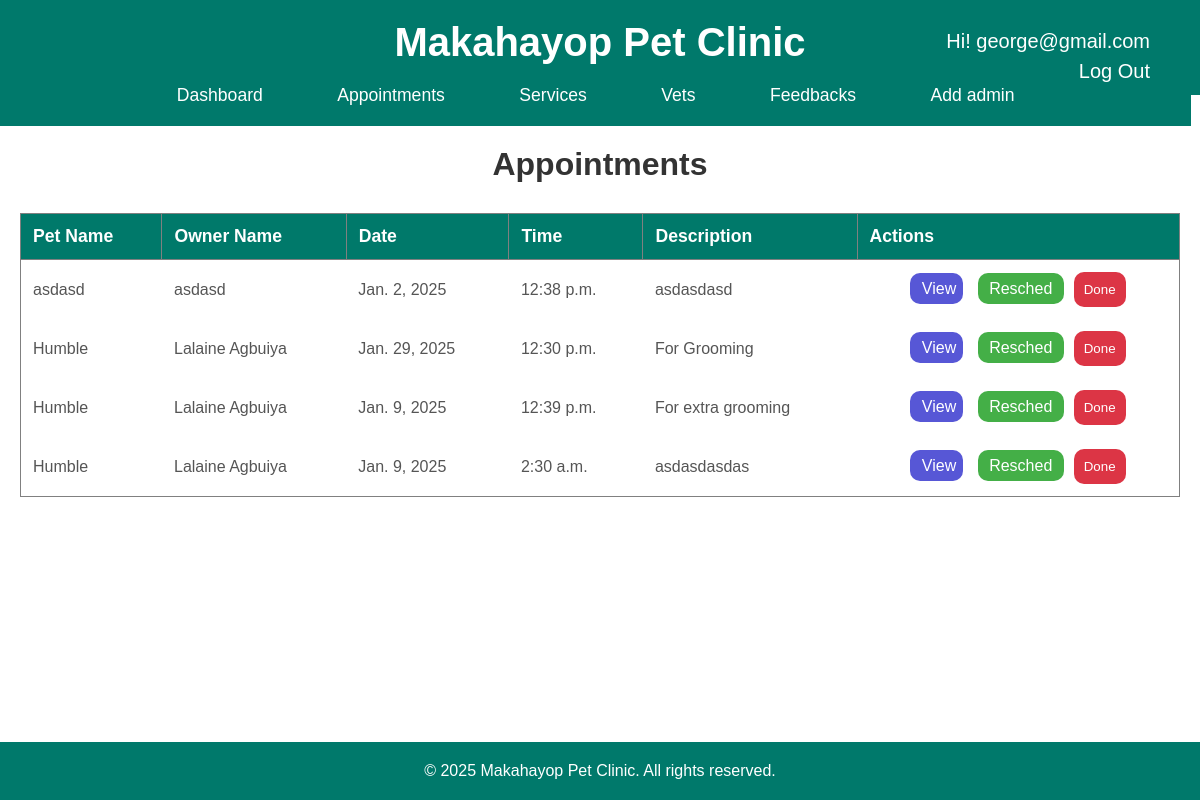
/appointment/ (signed in), run on the app's committed database.
### makahayopclinic/models.py (models this page shows, shortened)
class User(AbstractUser):
    phone_number = models.CharField(max_length=15, blank=True, null=True)
    profile_picture = models.ImageField(upload_to='profile_pics/', blank=True, null=True)

class Appointment(models.Model):
    pet_name = models.CharField(max_length=100)
    owner_name = models.CharField(max_length=100)
    date = models.DateField()
    time = models.TimeField()
    description = models.TextField()

### makahayopclinic/views.py (the view)
# urls.py: path('appointment/', views.appointment_list, name='appointment_list'),
@login_required
def appointment_list(request):
    appointments = Appointment.objects.all()
    return render(request, 'appointment/appointment_list.html', {'appointments': appointments})

### makahayopclinic/templates/appointment/appointment_list.html (shortened to what this page needs)
{% extends 'base.html' %}
{% load static %}
{% block content %}
{% block head %}
{% include 'header.html' %}
<link rel="stylesheet" href="{% static 'css/tables.css' %}">
    {% endblock %}
<h1 class="-header">Appointments</h1>
<table border="1">
    <thead>
        <tr>
            <th>Pet Name</th>
            <th>Owner Name</th>
            <th>Date</th>
            <th>Time</th>
            <th>Description</th>
            <th>Actions</th>
        </tr>
    </thead>
    <tbody>
        {% for appointment in appointments %}
            <tr>
                <td>{{ appointment.pet_name }}</td>
                <td>{{ appointment.owner_name }}</td>
                <td>{{ appointment.date }}</td>
                <td>{{ appointment.time }}</td>
                <td>{{ appointment.description }}</td>
                <td>
                    <a style="background-color: rgb(87, 87, 214); color: white; padding:7px; border: none; border-radius: 10px; text-decoration: none; margin-right: 10px;" href="{% url 'appointment_detail' appointment.pk %}">&nbsp;View</a>
                    <a style="background-color: #44af47;color:  white; padding:7px; border: none; border-radius: 10px; text-decoration: none; margin-right: 10px;" href="{% url 'appointment_update' appointment.pk %}">&nbsp;Resched </a>
                    <form action="{% url 'appointment_delete' appointment.pk %}" method="post" style="display:inline;">
                        <button style="background-color: #dc3545; color: white; padding: 10px; border: none; border-radius: 10px;" type="submit" onclick="return confirm('Are you sure you want to remove this appointment?');">Done</button>
                    </form>
                </td>
            </tr>
        {% endfor %}
    </tbody>
</table>
{% endblock %}

### makahayopclinic/templates/header1.html (shortened to what this page needs)
{% load static %}
<!DOCTYPE html>
<html lang="en">
<head>
    <link rel="stylesheet" href="{% static 'css/index.css' %}">
</head>
<body>
    <header>
        <div class="base">
            <h1>Makahayop Pet Clinic</h1>
            {% if user.is_authenticated %}
            <p style="color: white; position: absolute; right: 50px;top: 30px; font-size: 20px; text-decoration: none;">Hi!   {{ user.username }}</p>
            <a style="color: white; position: absolute; right: 50px;top: 60px; font-size: 20px; text-decoration: none;" href="{% url 'logout' %}">Log Out</a>
{% else %}
    <a style="color: white; position: absolute; right: 50px;top: 40px; font-size: 20px; text-decoration: none;" href="{% url 'login' %}">Log In</a>
</div>
{% endif %}
    </header>
</body>
</html>

### makahayopclinic/static/css/index.css (style rules this page uses)
* { margin: 0; padding: 0; box-sizing: border-box; }
.-header { max-width: 80%; margin: auto; }
html, body { height: 100%; font-family: 'Arial', sans-serif; background-color: #f4f7f6; color: #333; display: flex; flex-direction: column; }
header { background-color: #00796b; padding: 20px 0; color: #fff; text-align: center; }
header h1 { font-size: 2.5rem; margin-bottom: 10px; }

### makahayopclinic/static/css/cards.css (style rules this page uses)
.-header { max-width: 80%; margin: auto; text-align: center; }

### makahayopclinic/static/css/tables.css (style rules this page uses)
.-header { max-width: 80%; margin: auto; }
table { width: 100%; margin: 30px auto; border-collapse: collapse; max-width: 1200px; overflow-x: auto; }
th, td { padding: 12px; text-align: left; color: #555; }
th { background-color: #00796a; color: white; font-size: 1.1rem; }
td { background-color: #ffffff; border-bottom: 1px solid #ddd; border: none; max-width: 300px; overflow-x: hidden; }
td:last-child { text-align: center; }

### data on the page
User: username "george@gmail.com"
Appointment: pet_name "asdasd", owner_name "asdasd", date "Jan. 2, 2025", time "12:38 p.m.", description "asdasdasd"
Appointment: pet_name "Humble", owner_name "Lalaine Agbuiya", date "Jan. 29, 2025", time "12:30 p.m.", description "For Grooming"
Appointment: pet_name "Humble", owner_name "Lalaine Agbuiya", date "Jan. 9, 2025", time "12:39 p.m.", description "For extra grooming"
Appointment: pet_name "Humble", owner_name "Lalaine Agbuiya", date "Jan. 9, 2025", time "2:30 a.m.", description "asdasdasdas"
